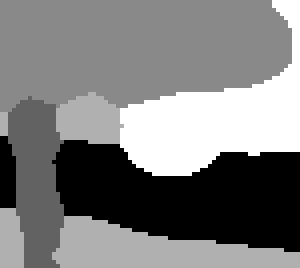
#> input picture aachen_000000_000019_gtFine_labelIds.png, 75 x 67 px (shown 4 times larger)
$ python boundary_refine.py
#> lines starting #> are read from the running program, lines starting #| are printed output that depends on the picture
### utils/put_color.py
import numpy as np
from PIL import Image as PILImage


def get_palette(num_cls):
    """ Returns the color map for visualizing the segmentation mask.
    Args:
        num_cls: Number of classes
    Returns:
        The color map
    """

    palette = [0] * (num_cls * 3)
    palette[0:3] = (128, 64, 128)       # 0: 'road'
    palette[3:6] = (244, 35,232)        # 1 'sidewalk'
    palette[6:9] = (70, 70, 70)         # 2''building'
    palette[9:12] = (102,102,156)       # 3 wall
    palette[12:15] =  (190,153,153)     # 4 fence
    palette[15:18] = (153,153,153)      # 5 pole
    palette[18:21] = (250,170, 30)      # 6 'traffic light'
    palette[21:24] = (220,220, 0)       # 7 'traffic sign'
    palette[24:27] = (107,142, 35)      # 8 'vegetation'
    palette[27:30] = (152,251,152)      # 9 'terrain'
    palette[30:33] = ( 70,130,180)      # 10 sky
    palette[33:36] = (220, 20, 60)      # 11 person
    palette[36:39] = (255, 0, 0)        # 12 rider
    palette[39:42] = (0, 0, 142)        # 13 car
    palette[42:45] = (0, 0, 70)         # 14 truck
    palette[45:48] = (0, 60,100)        # 15 bus
    palette[48:51] = (0, 80,100)        # 16 train
    palette[51:54] = (0, 0,230)         # 17 'motorcycle'
    palette[54:57] = (119, 11, 32)      # 18 'bicycle'
    palette[57:60] = (105, 105, 105)
    return palette


def put_cityscapes_color_to_img(img):
    """
    put cityscapes color to the input gray image
    :param img: gray img
    :return: 3 channel RGB color image
    """
    palette = get_palette(20)

    image = PILImage.fromarray(img)
    # image = image.convert('P')
    # print(image.mode)
    image.putpalette(palette)
    image.show()
    # exit()

    return image

### utils/boundary_refine.py
import numpy as np
import cv2
from put_color import put_cityscapes_color_to_img


def find_max_color_local(image, index_list):
    """
    :param image: gray image
    :param index_list: the region that need to count the colors
    :return: the colors account for most biggest region
    """
    color_count = np.zeros([20])
    for point in index_list:
        x, y = index_list[point]
        pixel_color = image[x, y]
        color_count[pixel_color] += 1

    color_count.sort()
    return color_count[0]


def fill_area_color(mask, index_list, color):
    """
    fill the area with the given color
    :param mask: the output mask that contains the refined area
    :param index_list: the area need to be refined (the destination area)
    :param color: the color to fill the area
    :return: the mask
    """
    for point in index_list:
        x, y = index_list[point]
        mask[x, y] = color

    return mask


def boundary_refine(image, area):
    """
    find the most color and fill the area with this color
    :param image: the origin feature
    :param area:
        the area that need to be filled with color
        found by the region grow algorithm on boundary image
    :return: the new mask
    """
    mask = np.zeros(image.shape, dtype=np.uint8)
    # print(mask)
    color = find_max_color_local(image, area)
    mask = fill_area_color(mask, area, color)

    return mask


if __name__ == '__main__':
    gray_feature = cv2.imread("../aachen_000000_000019_gtFine_labelIds.png", 0)
#> gray_feature is the input picture: shape (67, 75); min 0, max 13, mean 6.4

    index = np.random.randint(0, 66, (3000, 2))

    origin_color_feature = put_cityscapes_color_to_img(gray_feature)
#> in put_cityscapes_color_to_img, `image.putpalette(palette)`:
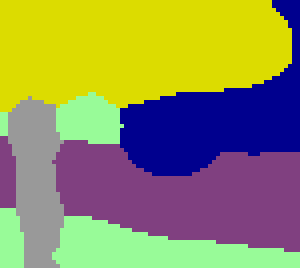
#> image: PIL image 75x67 P (shown 4 times larger); mean R, G, B 143.2, 142, 92.4


    refined_img = boundary_refine(gray_feature, index)
#> the loop in find_max_color_local, `for point in index_list:` made 3000 passes
#> pixel_color on passes 1 to 3: [0, 7], [7, 9], [0, 9]
#> after the loop in find_max_color_local, `for point in index_list:`: color_count = 20 values, max 1840 at index 7, min 0 at index 1, mean 267.1
#> in boundary_refine, `color = find_max_color_local(image, area)`: color = 0
#> after the loop in fill_area_color, `for point in index_list:`: mask: shape (67, 75); every value is 0
    print(refined_img)
#> (printed output is left out)


    refined_img_color = put_cityscapes_color_to_img(refined_img)
#> in put_cityscapes_color_to_img (call 2), `image.putpalette(palette)`:
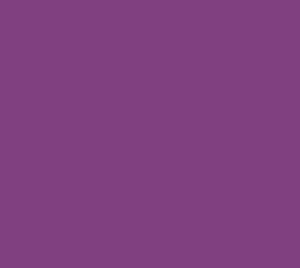
#> image: PIL image 75x67 P (shown 4 times larger); mean R, G, B 128, 64, 128

    # show_img = np.concatenate([origin_color_feature, refined_img], axis=1)
